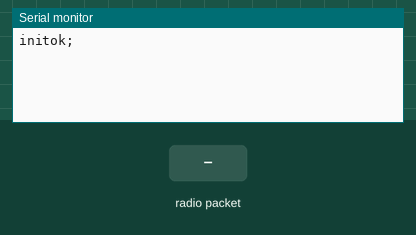
A sketch run on a simulated Arduino Uno, built with avr-gcc and run on an emulated ATmega328P. Parts: the last lines printed to the serial monitor. The inputs (shaded band) are chosen by the test bench. No radio packets arrive unless stated.

Above: at 1.2 s.
1.3 s: radio packet "1" arrives
At 1.8 s:
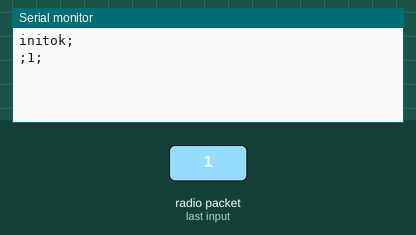
2.8 s: radio packet "0" arrives
At 4.0 s:
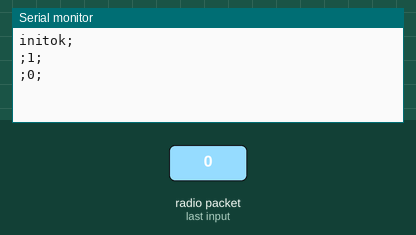
4.3 s: radio packet "2" arrives
At 5.3 s:
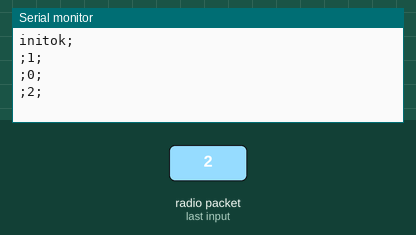

The sketch:

basestation.ino
```cpp
#include <SPI.h>
#include <LoRa.h>

void setup() {
  Serial.begin(115200);
  while (!Serial) ;

  Serial.print("init");

  if (!LoRa.begin(868E6)) {
    Serial.println("fail;");
    while (1);
  }

  // Uncomment the next line to disable the default AGC and set LNA gain, values between 1 - 6 are supported
  // LoRa.setGain(6);
  LoRa.setSpreadingFactor(12);

  // put the radio into receive mode
  LoRa.receive();
  Serial.println("ok;");
}

void loop() {
  // try to parse packet
  int packetSize = LoRa.parsePacket();
  if (packetSize) {
    Serial.print(";");
    // read packet
    while (LoRa.available()) {
      Serial.print((char)LoRa.read());
    }
    Serial.println(";");
  }
}
```

Measured:
- after the input at 1.3 s, the serial monitor: prints a new line at once (image 1)
- after the input at 2.8 s, the serial monitor: prints a new line at once (image 2)
- after the input at 4.3 s, the serial monitor: prints a new line at once (image 3)
